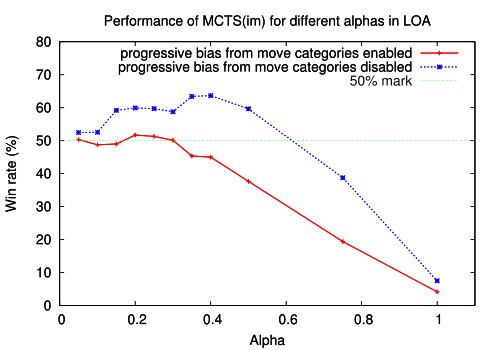

This figure's gnuplot source:
set terminal postscript eps enhanced color "Helvetica" 20
set out 'loa-alpha.eps'
set title 'Performance of MCTS(im) for different alphas in LOA'
set multiplot
set xlabel 'Alpha'
set ylabel 'Win rate (%)'
set xrange [0:1.1]
set yrange [:80]
plot "loa-alpha.dat" using 1:2 with linespoints lt 1 lw 3 title 'progressive bias from move categories enabled', \
     "loa-alpha.dat" using 1:3 with linespoints lt 3 lw 3 title 'progressive bias from move categories disabled', \
     f(x)=50.0
replot f(x) w l lw 1 lt 2 title '50% mark'
